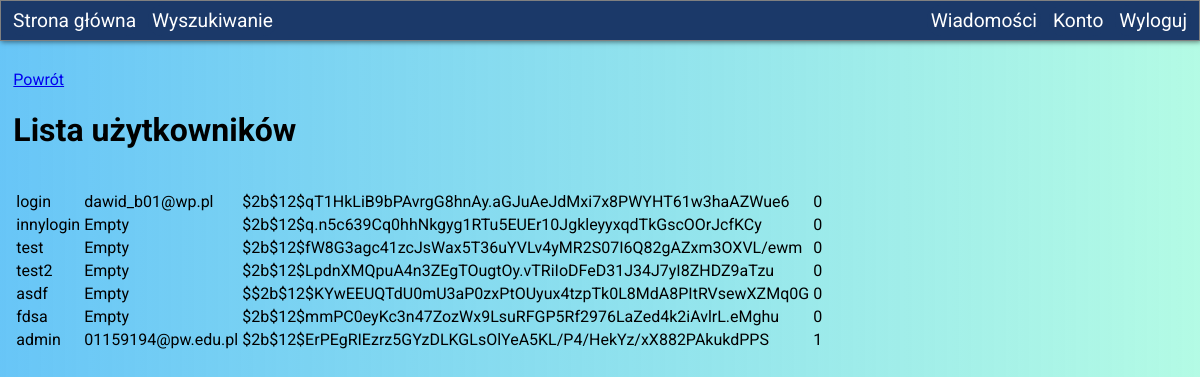
The app's page /userList (signed in) with its own data.
### tables this page shows
CREATE TABLE user
(
    username TEXT(32) PRIMARY KEY,
    email TEXT(64),
    password TEXT(128) NOT NULL,
    isadmin INTEGER
);

### app/start.py (the view)
@app.route("/userList", methods=["GET"])
@requireAdmin
def userListPage():
    return render_template("userList.html", users=getAllUsers())

### app/User.py (called while the page is built)
def getAllUsers():
    return mydb.query("SELECT * FROM user")

    def isAdmin(self):
        return self.queryField("isadmin") == 1

    def queryField(self, field):
        row = mydb.querySingle(f"SELECT {field} FROM user WHERE username = '{self.username}'")
        if not row:
            return None
        return row[0]

### app/mydb.py (called while the page is built)
def query(sql):
    with closing(sqlite3.connect(DB_PATH)) as con, con, closing(con.cursor()) as cur:
        cur.execute(sql)
        return cur.fetchall()

def querySingle(sql):
    with closing(sqlite3.connect(DB_PATH)) as con, con, closing(con.cursor()) as cur:
        cur.execute(sql)
        return cur.fetchone()

### app/start.py (called while the page is built)
def requireAdmin(func):
    @functools.wraps(func)
    def internal(*args, **kwargs):
        if not isCurrentUserAdmin():
            return "Brak uprawnień <br> <a href='" + url_for("indexPage") + "'>Strona główna</a>"
        return func(*args, **kwargs)
    return internal

def isLoggedin():
    return session.get("login", None) != None

def isCurrentUserAdmin():
    if not isLoggedin():
        return False
    return User(session["login"]).isAdmin()

### app/templates/userList.html (shortened to what this page needs)
{%extends "base.html"%}
{%block contents%}
<p><a href="{{url_for('indexPage')}}">Powrót</a></p>
<h1>Lista użytkowników</h1>
<br>
{% if users|length %}
<div class="searchTable">
    <table>
        <tbody>
            {% for row in users %}
            <tr>
                {% for data in row %}
                <td>{{ data }}</td>
                {% endfor %}
            </tr>
            {% endfor %}
        </tbody>
    </table>
</div>
{% else %}
<p>Nie znaleziono żadnych użytkowników</p>
{% endif %}
{%endblock%}

### app/templates/base.html (shortened to what this page needs)
<!DOCTYPE html>
<html>
<head>
    <link rel="stylesheet" href="{{ url_for('static', filename='css/styles.css') }}">
    <link rel="stylesheet" href="{{ url_for('static', filename='css/navbar.css') }}">
</head>
<body>
    <div class="navbar">
        <ul id="navbarList">
            <li>
                <a href="{{url_for('indexPage')}}">Strona główna</a>
            </li>
            <li>
                <a href="{{url_for('carSearchPage')}}">Wyszukiwanie</a>
            </li>
            <li class="end-item">
                <a href="{{url_for('logout')}}">Wyloguj</a>
            </li>
            <li class="end-item">
                <a href="{{url_for('accountPage')}}">Konto</a>
            </li>
            <li class="end-item notification">
                <a href="{{url_for('emailPage')}}">
                    <span>Wiadomości</span>
                </a>
            </li>
        </ul>
    </div>
    <div class="contents">
        {%block contents%}{%endblock%}
    </div>
</body>
</html>

### app/static/css/styles.css (style rules this page uses)
:root { --background-gradient:linear-gradient(90deg, rgba(66, 183, 245,0.8), rgba(66, 245, 189,0.4)); --table-odd-row-color: rgb(209, 212, 211); --accent:rgb(66, 133, 244); --dark-gray: rgba(0,0,0, 0.8); --error:rgba(255, 0, 0, 0.8); --input-bg: rgba(0,0,0, 0.1); --table-even-row-color:rgba(0,0,0, 0.2); --table-odd-row-color:rgba(0,0,0, 0.10); --table-hover: rgba(0,0,0, 0.30); }
body { margin:0; background: var(--background-gradient); font-family: "Roboto", sans-serif; }
.contents { padding: 10pt; }

### app/static/css/navbar.css (style rules this page uses)
:root { --navbar-color: rgb(27, 57, 105); --navbar-text-color: white; }
.navbar>ul { background-color: var(--navbar-color); color: var(--navbar-text-color); border: 1px solid gray; z-index: 100; max-width: 100%; list-style-type: none; margin: 0; padding: 4px; overflow: hidden; height: max-content; box-shadow: 1px 1px 5px rgba(0,0,0,.5); font-size: 1.2em; }
.navbar>ul>li { float: left; padding: 2px, 0px; margin: 0px 4px; background-color: inherit; color: inherit; }
.navbar>ul>li.end-item { float: right; }
.navbar>ul>li>a { display: block; padding: 4px; appearance: button; text-decoration: none; border-radius: 14px; background-color: inherit; color: inherit; }

### records on screen
user: username "login", email "dawid_b01@wp.pl", password "$2b$12$qT1HkLiB9bPAvrgG8hnAy.aGJuAeJdMxi7x8PWYHT61w3haAZWue6", row "0"
user: username "innylogin", email "Empty", password "$2b$12$q.n5c639Cq0hhNkgyg1RTu5EUEr10JgkleyyxqdTkGscOOrJcfKCy", row "0"
user: username "test", email "Empty", password "$2b$12$fW8G3agc41zcJsWax5T36uYVLv4yMR2S07I6Q82gAZxm3OXVL/ewm", row "0"
user: username "test2", email "Empty", password "$2b$12$LpdnXMQpuA4n3ZEgTOugtOy.vTRiIoDFeD31J34J7yI8ZHDZ9aTzu", row "0"
user: username "asdf", email "Empty", password "$$2b$12$KYwEEUQTdU0mU3aP0zxPtOUyux4tzpTk0L8MdA8PItRVsewXZMq0G", row "0"
user: username "fdsa", email "Empty", password "$2b$12$mmPC0eyKc3n47ZozWx9LsuRFGP5Rf2976LaZed4k2iAvlrL.eMghu", row "0"
user: username "admin", email "01159194@pw.edu.pl", password "$2b$12$ErPEgRIEzrz5GYzDLKGLsOlYeA5KL/P4/HekYz/xX882PAkukdPPS", row "1"
